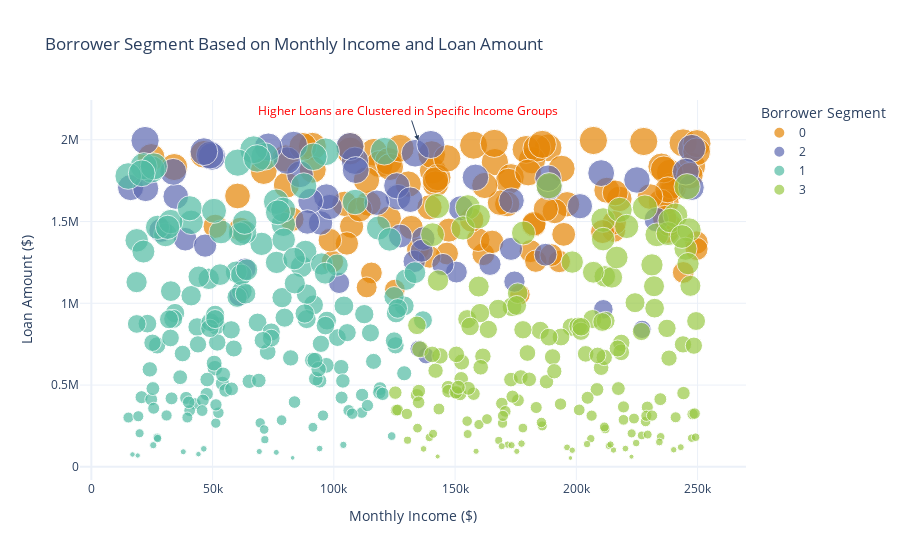

Here is the notebook cell this chart was saved with:
### Markdown cell above
Let’s visualize the segments to understand them in detail:

### Code cell
optimal_k = 4
kmean = KMeans(n_clusters= optimal_k , random_state= 42 , n_init= 10)
loan["Borrower_Segment"] = kmean.fit_predict(loan_scaled)

vis_MonthlyVSLoanAmount = px.scatter(loan , x = "Monthly_Income" , y = "Loan_Amount" , 
                                    color= loan["Borrower_Segment"].astype(str), size = "Loan_Amount",
                                    hover_data= {"Monthly_Income": True ,"Loan_Amount":True , "Borrower_Segment": True },
                                    title= "Borrower Segment Based on Monthly Income and Loan Amount",
                                    labels= {"Monthly_Income":"Monthly Income ($)", "Loan_Amount": "Loan Amount ($)","Borrower_Segment": "Segment"},
                                    color_discrete_sequence= px.colors.qualitative.Vivid
                                    )

vis_MonthlyVSLoanAmount.add_annotation(x = loan["Monthly_Income"].mean(), y = loan["Loan_Amount"].max(),
                                      text= "Higher Loans are Clustered in Specific Income Groups",
                                      showarrow= True,
                                      arrowhead= 2,
                                      font=dict(size =12 , color= "red")
                                      )

vis_MonthlyVSLoanAmount.update_layout(xaxis_title = "Monthly Income ($)",
                                     yaxis_title = "Loan Amount ($)",
                                     template = "plotly_white",
                                     legend_title = "Borrower Segment")
vis_MonthlyVSLoanAmount.show()

### Figure 1 — Plotly figure (JSON) as saved in the notebook; plotly's stock layout.template omitted (floating-point values rounded to 4 significant figures; data arrays with more than 128 entries replaced by an {"elided": "..."} marker saying what was removed)
{"data": [{"customdata": [[0], [0], [0], [0], [0], [0], [0], [0], [0], [0], [0], [0], [0], [0], [0], [0], [0], [0], [0], [0], [0], [0], [0], [0], [0], [0], [0], [0], [0], [0], [0], [0], [0], [0], [0], [0], [0], [0], [0], [0], [0], [0], [0], [0], [0], [0], [0], [0], [0], [0], [0], [0], [0], [0], [0], [0], [0], [0], [0], [0], [0], [0], [0], [0], [0], [0], [0], [0], [0], [0], [0], [0], [0], [0], [0], [0], [0], [0], [0], [0], [0], [0], [0], [0], [0], [0], [0], [0], [0], [0], [0], [0], [0], [0], [0], [0], [0], [0], [0], [0], [0], [0], [0]], "hovertemplate": "color=0<br>Monthly Income ($)=%{x}<br>Loan Amount ($)=%{marker.size}<br>Segment=%{customdata[0]}<extra></extra>", "legendgroup": "0", "marker": {"color": "rgb(229, 134, 6)", "size": [1445796, 1923410, 1811663, 1514110, 1980750, 1839096, 1950466, 1518919, 1637952, 1470858, 1798982, 1463562, 1304352, 1863205, 1691232, 1439678, 1371448, 1318933, 1976126, 1656140, 1608141, 1926336, 1300130, 1909626, 1257610, 1053346, 1772560, 1083668, 1470623, 1492181, 1744814, 1609757, 1606407, 1447330, 1931297, 1729328, 1185627, 1851498, 1615188, 1868673, 1704802, 1874964, 1483466, 1911057, 1438509, 1966494, 1618146, 1989253, 1940641, 1674777, 1717640, 1808781, 1947883, 1255565, 1605537, 1479210, 1388950, 1833586, 1563083, 1294951, 1421430, 1835818, 1818555, 1331506, 1799736, 1620234, 1959824, 1769374, 1486564, 1884907, 1586643, 1753834, 1188585, 1816892, 1947951, 1332116, 1958796, 1780085, 1375644, 1886022, 1574314, 1995325, 1452549, 1977716, 1971672, 1510049, 1097380, 1693707, 1575753, 1753163, 1958241, 1728997, 1892360, 1832988, 1720357, 1283770, 1652357, 1822750, 1255046, 1365823, 1386220, 1723200, 1522966], "sizemode": "area", "sizeref": 4988.0, "symbol": "circle"}, "mode": "markers", "name": "0", "orientation": "v", "showlegend": true, "type": "scatter", "x": [215422, 116520, 140818, 82649, 244027, 247750, 188312, 122803, 217724, 107324, 238536, 131891, 146691, 166409, 212576, 237500, 249554, 181129, 249746, 60272, 104393, 249614, 161649, 140354, 183280, 176731, 173056, 125169, 51059, 215641, 171995, 114304, 171498, 147439, 106736, 141969, 115494, 118896, 168515, 122522, 240049, 181703, 238131, 46348, 210804, 157635, 237127, 227781, 179246, 216039, 239372, 71088, 183722, 192953, 196187, 182450, 159539, 123177, 191048, 189668, 194785, 235094, 236097, 134735, 180140, 234861, 91153, 142834, 182523, 80108, 139457, 141888, 244104, 91329, 127356, 249565, 87240, 246804, 165273, 146733, 110673, 207035, 61479, 166175, 185963, 156826, 113540, 237724, 187395, 113452, 106878, 130700, 24715, 34169, 162235, 139481, 230400, 193936, 99416, 105373, 98362, 80450, 236427], "xaxis": "x", "y": [1445796, 1923410, 1811663, 1514110, 1980750, 1839096, 1950466, 1518919, 1637952, 1470858, 1798982, 1463562, 1304352, 1863205, 1691232, 1439678, 1371448, 1318933, 1976126, 1656140, 1608141, 1926336, 1300130, 1909626, 1257610, 1053346, 1772560, 1083668, 1470623, 1492181, 1744814, 1609757, 1606407, 1447330, 1931297, 1729328, 1185627, 1851498, 1615188, 1868673, 1704802, 1874964, 1483466, 1911057, 1438509, 1966494, 1618146, 1989253, 1940641, 1674777, 1717640, 1808781, 1947883, 1255565, 1605537, 1479210, 1388950, 1833586, 1563083, 1294951, 1421430, 1835818, 1818555, 1331506, 1799736, 1620234, 1959824, 1769374, 1486564, 1884907, 1586643, 1753834, 1188585, 1816892, 1947951, 1332116, 1958796, 1780085, 1375644, 1886022, 1574314, 1995325, 1452549, 1977716, 1971672, 1510049, 1097380, 1693707, 1575753, 1753163, 1958241, 1728997, 1892360, 1832988, 1720357, 1283770, 1652357, 1822750, 1255046, 1365823, 1386220, 1723200, 1522966], "yaxis": "y"}, {"customdata": [[2], [2], [2], [2], [2], [2], [2], [2], [2], [2], [2], [2], [2], [2], [2], [2], [2], [2], [2], [2], [2], [2], [2], [2], [2], [2], [2], [2], [2], [2], [2], [2], [2], [2], [2], [2], [2], [2], [2], [2], [2], [2], [2], [2], [2], [2], [2], [2], [2], [2], [2], [2], [2], [2], [2], [2], [2], [2]], "hovertemplate": "color=2<br>Monthly Income ($)=%{x}<br>Loan Amount ($)=%{marker.size}<br>Segment=%{customdata[0]}<extra></extra>", "legendgroup": "2", "marker": {"color": "rgb(93, 105, 177)", "size": [1044620, 1256212, 1648575, 1652970, 1581064, 1491149, 1588814, 1238360, 1897305, 1132448, 1905591, 1297098, 1190844, 1395718, 679698, 1445811, 1593586, 840605, 1711655, 1764514, 1753924, 1627850, 1917306, 1871573, 1707888, 1707390, 1332807, 1124567, 1995049, 1210117, 721553, 1788446, 1651948, 1625506, 1927145, 1947268, 1872744, 1795987, 1966140, 1391701, 1958911, 1955829, 1701377, 1511666, 1804867, 1411236, 1814622, 1352600, 1718531, 1633306, 1497075, 1970955, 1615116, 1803767, 1321118, 963081, 1236944, 1769890], "sizemode": "area", "sizeref": 4988.0, "symbol": "circle"}, "mode": "markers", "name": "2", "orientation": "v", "showlegend": true, "type": "scatter", "x": [60893, 133154, 126453, 34816, 152348, 94530, 98310, 164381, 49707, 174476, 48997, 187307, 150542, 136863, 138008, 28669, 201481, 227112, 188895, 188359, 224988, 173280, 133516, 108680, 247365, 16177, 173059, 102163, 22151, 63368, 134891, 86031, 96929, 90388, 46401, 247601, 80681, 210246, 83388, 38711, 106658, 72993, 22421, 233008, 245145, 127418, 109018, 46910, 125944, 131492, 89069, 139982, 117747, 33752, 136237, 211133, 144992, 158401], "xaxis": "x", "y": [1044620, 1256212, 1648575, 1652970, 1581064, 1491149, 1588814, 1238360, 1897305, 1132448, 1905591, 1297098, 1190844, 1395718, 679698, 1445811, 1593586, 840605, 1711655, 1764514, 1753924, 1627850, 1917306, 1871573, 1707888, 1707390, 1332807, 1124567, 1995049, 1210117, 721553, 1788446, 1651948, 1625506, 1927145, 1947268, 1872744, 1795987, 1966140, 1391701, 1958911, 1955829, 1701377, 1511666, 1804867, 1411236, 1814622, 1352600, 1718531, 1633306, 1497075, 1970955, 1615116, 1803767, 1321118, 963081, 1236944, 1769890], "yaxis": "y"}, {"customdata": {"elided": "174x1 int values"}, "hovertemplate": "color=1<br>Monthly Income ($)=%{x}<br>Loan Amount ($)=%{marker.size}<br>Segment=%{customdata[0]}<extra></extra>", "legendgroup": "1", "marker": {"color": "rgb(82, 188, 163)", "size": {"elided": "174 int values"}, "sizemode": "area", "sizeref": 4988.0, "symbol": "circle"}, "mode": "markers", "name": "1", "orientation": "v", "showlegend": true, "type": "scatter", "x": {"elided": "174 int values"}, "xaxis": "x", "y": {"elided": "174 int values"}, "yaxis": "y"}, {"customdata": {"elided": "165x1 int values"}, "hovertemplate": "color=3<br>Monthly Income ($)=%{x}<br>Loan Amount ($)=%{marker.size}<br>Segment=%{customdata[0]}<extra></extra>", "legendgroup": "3", "marker": {"color": "rgb(153, 201, 69)", "size": {"elided": "165 int values"}, "sizemode": "area", "sizeref": 4988.0, "symbol": "circle"}, "mode": "markers", "name": "3", "orientation": "v", "showlegend": true, "type": "scatter", "x": {"elided": "165 int values"}, "xaxis": "x", "y": {"elided": "165 int values"}, "yaxis": "y"}], "layout": {"annotations": [{"arrowhead": 2, "font": {"color": "red", "size": 12}, "showarrow": true, "text": "Higher Loans are Clustered in Specific Income Groups", "x": 134800.0, "y": 1995325}], "legend": {"itemsizing": "constant", "title": {"text": "Borrower Segment"}, "tracegroupgap": 0}, "title": {"text": "Borrower Segment Based on Monthly Income and Loan Amount"}, "xaxis": {"anchor": "y", "domain": [0, 1], "title": {"text": "Monthly Income ($)"}}, "yaxis": {"anchor": "x", "domain": [0, 1], "title": {"text": "Loan Amount ($)"}}}}
